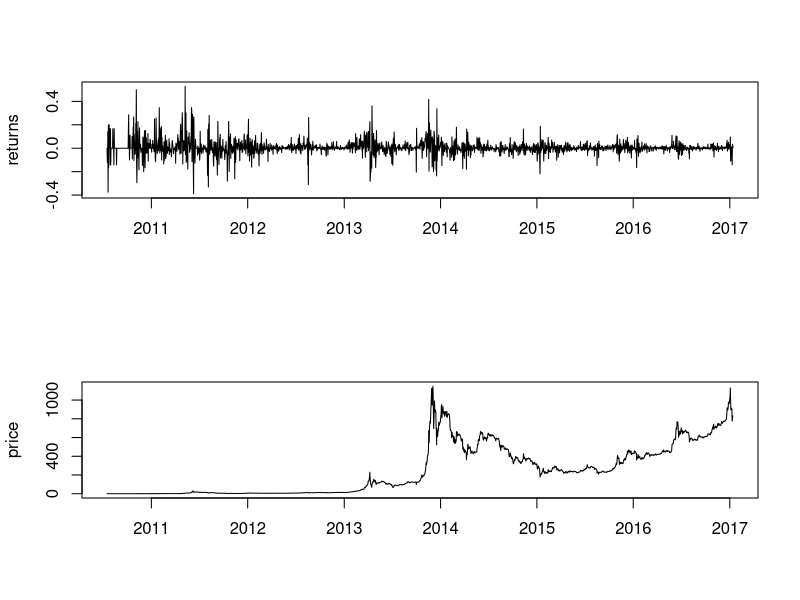
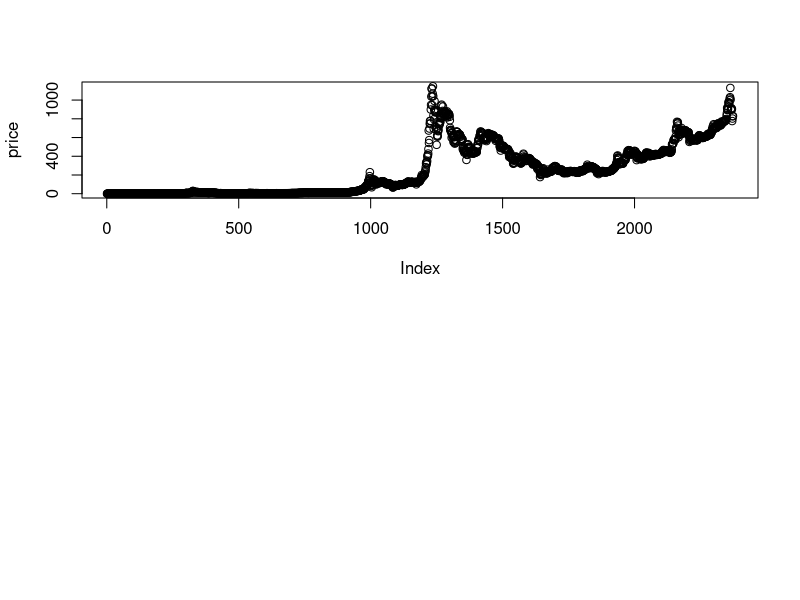

Reproduce these figures in R, in order.
date_price <- read.csv("dataa.csv", sep=",")
price <- date_price[1:2373,2]
date <- as.Date(date_price[1:2373,1])
return <- rep(0,length(price))
return[1] <- 0
for (i in 2:length(price)) {
  return[i] <- ((price[i]-price[i-1])/price[i-1])
}

year <- as.factor(format(date,'%y'))
day <- as.factor(format(date,'%d'))
ay <- 10
j <- 1
k <- 1 
osx <- c()

r <- c()
d <- c()
ad <- 0

for (i in 1:length(date)){
  if(ad != day[i]){
    r[j] <- return[i]
    ad <- day[i]
    j <- j+1
  }
  if (ay != year[i]){
    d[k] <- j
    ay <- year[i]
    k <- k+1		
  }
}



par(mfrow=c(2,1)) 
plot( r, type="l", xaxt = "n", ylab="returns", xlab="")
axis(1, at = d, labels = c("2011","2012","2013","2014","2015","2016", "2017"))
plot(price, type="l", xaxt = "n", ylab="price", xlab="")
axis(1, at = d, labels = c("2011", "2012","2013","2014","2015","2016", "2017"))

plot(price)
